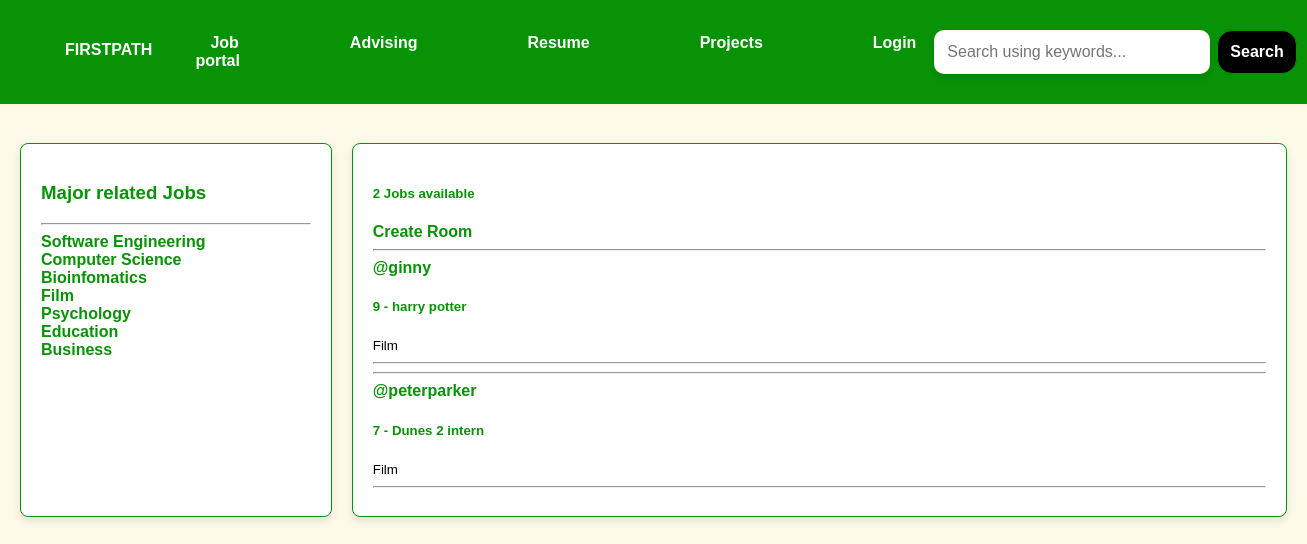
Screenshot of /?q=Film with the database file from the repository.
### base/models.py (models this page shows, shortened)
class Topic(models.Model):
    name = models.CharField(max_length=200)

class Room(models.Model):
    host = models.ForeignKey(User, on_delete=models.SET_NULL, null=True)
    topic = models.ForeignKey(Topic, on_delete=models.SET_NULL, null=True)
    name = models.CharField(max_length=200)
    description = models.TextField(null=True, blank=True)
    participants= models.ManyToManyField(User, related_name='participants', blank=True)
    updated = models.DateTimeField(auto_now=True)
    created = models.DateTimeField(auto_now_add=True)
    class Meta:
        ordering = ['-updated', '-created']

### base/views.py (the view)
# urls.py: path('', views.home, name='home'),
def home(request):
    q = request.GET.get('q') if request.GET.get('q') != None else ''
    rooms = Room.objects.filter(
        Q(topic__name__icontains=q) |
        Q(name__icontains=q) |
        Q(description__icontains=q)
    )
    topics = Topic.objects.all()
    room_count = rooms.count() #use for total no. of jobs
    room_messages = Message.objects.filter(Q(room__topic__name__icontains=q))
    context = {'rooms': rooms, 'topics': topics, 'room_count': room_count, 'room_messages': room_messages}
    return render(request, 'base/home.html', context)

### base/templates/base/home.html (shortened to what this page needs)
{% extends 'main.html' %}
{% block content %}
<div class="container">
    {% include 'base/major_job.html' %}
    <div>
        <h5>{{room_count}} Jobs available</h5>
        <a href="{% url 'create-room' %}">Create Room</a>
        {% include 'base/feed.html' %}
    </div>
</div>
{% endblock content %}

### base/templates/base/major_job.html (shortened to what this page needs)
<div>
    <h3>Major related Jobs</h3>
    <hr>
    {% for topic in topics %}
    <div>
        <a href="{% url 'home' %}?q={{topic.name}}">{{topic.name}}</a>
    </div>
    {% endfor %}
</div>

### base/templates/base/feed.html (shortened to what this page needs)
<div>
    {% for room in rooms %}
    <div>
        <hr>
        <a href="{% url 'user-profile' room.host.id %}">@{{room.host.username}}</a>
        <h5>{{room.id}} - <a href="{% url 'room' room.id%}">{{room.name}}</a></h5>
        <small>{{room.topic.name}}</small>
        <hr>
    </div>
    {% endfor %}
</div>

### static/styles/main.css (style rules this page uses)
body { font-family: 'Arial', sans-serif; background-color: #fef7de9d; color: #000000; margin: 0; padding: 0; }
.container { display: flex; justify-content: space-between; padding: 20px; gap: 20px; }
.container > div { background-color: #ffffff; border: 1px solid #089206; border-radius: 8px; padding: 20px; flex: 1; box-shadow: 0px 4px 8px rgba(0, 0, 0, 0.1); }
h3, h5 { color: #089206; }
a { color: #089206; text-decoration: none; font-weight: bold; }

### base/templates/base/home.html (style rules this page uses)
.container { display: grid; grid-template-columns: 1fr 3fr; }

### rows the page displays
Topic: name "Software Engineering"
Topic: name "Computer Science"
Topic: name "Bioinfomatics"
Topic: name "Film"
Topic: name "Psychology"
Topic: name "Education"
Topic: name "Business"
Room: host.username "ginny", id "9", name "harry potter", topic.name "Film"
Room: host.username "peterparker", id "7", name "Dunes 2 intern", topic.name "Film"

### other values shown
{{ room_count }} "2"
